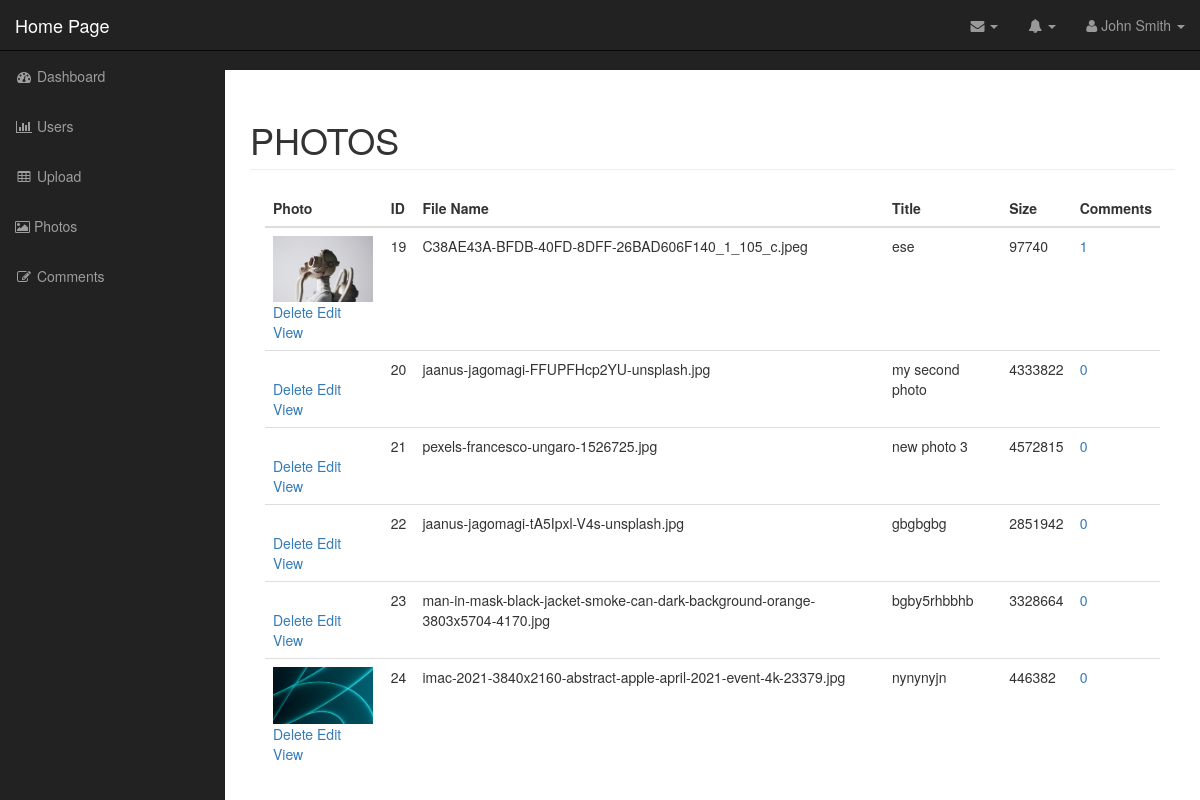
Screenshot of /admin/photos.php (signed in) with the database file from the repository.
### tables this page shows
CREATE TABLE `photos` (
  `id` int(11) NOT NULL,
  `title` varchar(255) NOT NULL,
  `caption` varchar(255) NOT NULL,
  `description` text NOT NULL,
  `filename` varchar(255) NOT NULL,
  `alternate_text` varchar(255) NOT NULL,
  `type` varchar(255) NOT NULL,
  `size` int(11) NOT NULL
);

### admin/includes/database.php (called while the page is built, shortened)
<?php
class Database
{
    public $connection;
    public function open_db_connection()
    {
        $this->connection = new mysqli(DB_Host, DB_USER, DB_PASS, DB_NAME);
    }
    public function query($sql)
    {
        $result = $this->connection->query($sql);
        return $result;
    }
    public function escape_string($string)
    {
        $escaped_string = $this->connection->real_escape_string($string);
        return $escaped_string;
    }
}
$database = new Database();

### admin/includes/db_object.php (called while the page is built, shortened)
<?php
class Db_object
{
    public static function find_all()
    {
        return static::find_by_query("SELECT * FROM " . static::$db_table . " ");
    }
    public static function find_by_query($sql)
    {
        global $database;
        $result_set = $database->query($sql);
        $the_object_array = array();
        while ($row = mysqli_fetch_array($result_set)) {
            $the_object_array[] = static::instantation($row);
        }
        return $the_object_array;
    }
    public static function instantation($the_record)
    {
        $the_object = new $calling_class;
        foreach ($the_record as $the_attribute => $value) {
            if ($the_object->has_the_attribute($the_attribute)) {
                $the_object->$the_attribute = $value;
            }
        }
        return $the_object;
    }
    private function has_the_attribute($the_attribute)
    {
        $object_properties =  get_object_vars($this);
        return array_key_exists($the_attribute, $object_properties);
    }
}

### admin/includes/photo.php (called while the page is built, shortened)
<?php
class Photo extends Db_object
{
    public $filename;
    public $upload_directory = "images";
    public function picture_path()
    {
        return $this->upload_directory . DS . $this->filename;
    }
}

### admin/includes/comment.php (called while the page is built, shortened)
<?php
class Comment extends Db_object
{
    protected static $db_table = "comments";
    public static function find_the_comments($photo_id = 0)
    {
        global $database;
        $sql  = "SELECT * FROM " . self::$db_table;
        $sql .= " WHERE photo_id = " . $database->escape_string($photo_id);
        $sql .= " ORDER BY photo_id ASC";
        return self::find_by_query($sql);
    }
}

### admin/photos.php (the view, shortened to what this page needs)
<?php include("includes/header.php"); ?>
<?php
$photos = Photo::find_all();
?>
<nav class="navbar navbar-inverse navbar-fixed-top" role="navigation">
    <?php include("includes/top_nav.php") ?>
    <?php include("includes/side_nav.php") ?>
</nav>
<div id="page-wrapper">
    <div class="container-fluid">
        <div class="row">
            <div class="col-lg-12">
                <h1 class="page-header">
                    PHOTOS
                </h1>
                <div class="col-md-12">
                    <table class="table table-hover">
                        <thead>
                            <tr>
                                <th>Photo</th>
                                <th>ID</th>
                                <th>File Name</th>
                                <th>Title</th>
                                <th>Size</th>
                                <th>Comments</th>
                            </tr>
                        </thead>
                        <tbody>
                            <?php foreach ($photos as $photo) : ?>
                                <tr>
                                    <td>
                                        <img src="<?php echo $photo->picture_path(); ?>" width="100px" alt="">
                                        <div class="action_links">
                                            <a href="delete_photo.php?id=<?php echo $photo->id; ?>">Delete</a>
                                            <a href="edit_photo.php?id=<?php echo $photo->id; ?>">Edit</a>
                                            <a href="../photo.php?id=<?php echo $photo->id; ?>">View</a>
                                        </div>
                                    </td>
                                    <td><?php echo $photo->id; ?></td>
                                    <td><?php echo $photo->filename; ?></td>
                                    <td><?php echo $photo->title; ?></td>
                                    <td><?php echo $photo->size; ?></td>
                                    <td>
                                        <a href="comment_photo.php?id=<?php echo $photo->id; ?>">
                                            <?php
                                            $comments = Comment::find_the_comments($photo->id);
                                            echo count($comments);
                                            ?>
                                        </a>
                                    </td>
                                </tr>
                            <?php endforeach; ?>
                        </tbody>
                    </table>
                </div>
            </div>
        </div>
    </div>
</div>
<?php include("includes/footer.php"); ?>

### admin/includes/header.php (shortened to what this page needs)
<!DOCTYPE html>
<html lang="en">
<head>
    <link href="css/bootstrap.min.css" rel="stylesheet">
    <link href="css/sb-admin.css" rel="stylesheet">
    <link href="font-awesome/css/font-awesome.min.css" rel="stylesheet" type="text/css">
    <link href="css/styles.css" rel="stylesheet">
    <link href="https://cdn.jsdelivr.net/npm/summernote@0.8.18/dist/summernote.min.css" rel="stylesheet">
</head>
<body>
    <div id="wrapper">

### admin/includes/top_nav.php (shortened to what this page needs)
<div class="navbar-header">
    <a class="navbar-brand" href="../index.php">Home Page</a>
</div>
<ul class="nav navbar-right top-nav">
    <li class="dropdown">
        <a href="#" class="dropdown-toggle" data-toggle="dropdown"><i class="fa fa-envelope"></i> <b class="caret"></b></a>
    </li>
    <li class="dropdown">
        <a href="#" class="dropdown-toggle" data-toggle="dropdown"><i class="fa fa-bell"></i> <b class="caret"></b></a>
    </li>
    <li class="dropdown">
        <a href="#" class="dropdown-toggle" data-toggle="dropdown"><i class="fa fa-user"></i> John Smith <b class="caret"></b></a>
    </li>
</ul>

### admin/includes/side_nav.php
<div class="collapse navbar-collapse navbar-ex1-collapse">
    <ul class="nav navbar-nav side-nav">
        <li>
            <a href="index.php"><i class="fa fa-fw fa-dashboard"></i> Dashboard</a>
        </li>
        <li>
            <a href="users.php"><i class="fa fa-fw fa-bar-chart-o"></i> Users</a>
        </li>
        <li>
            <a href="upload.php"><i class="fa fa-fw fa-table"></i> Upload</a>
        </li>
        <li>
            <a href="photos.php"><i class="fa fa-photo"></i> Photos</a>
        </li>
        <li>
            <a href="comments.php"><i class="fa fa-fw fa-edit"></i> Comments</a>
        </li>
    </ul>
</div>

### admin/includes/footer.php (shortened to what this page needs)
</div>
</body>
</html>

### admin/css/sb-admin.css (style rules this page uses)
body { margin-top: 100px; background-color: #222; }
@media (min-width:768px) { body { margin-top: 50px; } }
#wrapper { padding-left: 0; }
#page-wrapper { width: 100%; padding: 0; background-color: #fff; }
@media (min-width:768px) { #wrapper { padding-left: 225px; } }
@media (min-width:768px) { #page-wrapper { padding: 10px; } }
.top-nav { padding: 0 15px; }
.top-nav>li { display: inline-block; float: left; }
.top-nav>li>a { padding-top: 15px; padding-bottom: 15px; line-height: 20px; color: #999; }
@media (min-width:768px) { .side-nav { position: fixed; top: 51px; left: 225px; width: 225px; margin-left: -225px; border: none; border-radius: 0; overflow-y: auto; background-color: #222; } }
@media (min-width:768px) { .side-nav>li>a { width: 225px; } }

### rows the page displays
photos: filename (picture), id "19", filename "C38AE43A-BFDB-40FD-8DFF-26BAD606F140_1_105_c.jpeg", title "ese", size "97740", count($comments) "1"
photos: id "20", filename "jaanus-jagomagi-FFUPFHcp2YU-unsplash.jpg", title "my second photo", size "4333822", count($comments) "0"
photos: id "21", filename "pexels-francesco-ungaro-1526725.jpg", title "new photo 3", size "4572815", count($comments) "0"
photos: id "22", filename "jaanus-jagomagi-tA5Ipxl-V4s-unsplash.jpg", title "gbgbgbg", size "2851942", count($comments) "0"
photos: id "23", filename "man-in-mask-black-jacket-smoke-can-dark-background-orange-3803x5704-4170.jpg", title "bgby5rhbbhb", size "3328664", count($comments) "0"
photos: filename (picture), id "24", filename "imac-2021-3840x2160-abstract-apple-april-2021-event-4k-23379.jpg", title "nynynyjn", size "446382", count($comments) "0"
